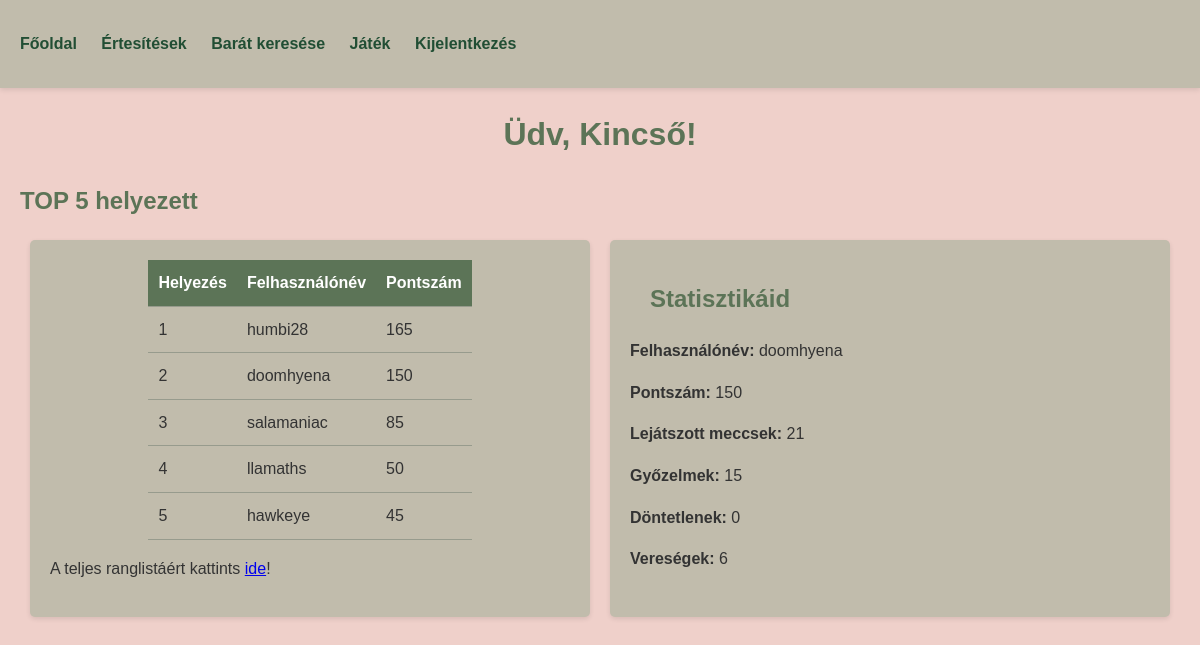
/index.php (signed in), run on the app's committed database.
### tables this page shows
CREATE TABLE `users` (
  `id` int(255) NOT NULL,
  `lastname` varchar(255) NOT NULL,
  `firstname` varchar(255) NOT NULL,
  `username` varchar(255) NOT NULL,
  `password` varchar(255) NOT NULL
);

CREATE TABLE `game` (
  `id` int(11) NOT NULL,
  `username` varchar(255) NOT NULL,
  `score` int(11) DEFAULT 0,
  `games_played` int(11) DEFAULT 0,
  `wins` int(11) DEFAULT 0,
  `draws` int(11) DEFAULT 0,
  `losses` int(11) DEFAULT 0
);

### index.php (the view, shortened to what this page needs)
<?php
    require "cfg.php";
    $userid = $_COOKIE['id'];
    $user_query = "SELECT username FROM users WHERE id = '$userid'";
    $user_result = $conn->query($user_query);
    if ($user_result->num_rows > 0) {
        $user_row = $user_result->fetch_assoc();
        $username = $user_row['username'];
    } else {
        die("Hiba: Felhasználó nem található.");
    }
    $stats_query = "SELECT score, games_played AS total_games, wins, draws, losses FROM game WHERE username = '$username'";
    $stats_result = $conn->query($stats_query);
    if ($stats_result->num_rows > 0) {
        $stats = $stats_result->fetch_assoc();
        $score = $stats['score'];
        $total_games = $stats['total_games'];
        $wins = $stats['wins'];
        $draws = $stats['draws'];
        $losses = $stats['losses'];
    } else {
        $score = 0;
        $total_games = 0;
        $wins = 0;
        $draws = 0;
        $losses = 0;
    }
?>
<!DOCTYPE html>
<html>
    <head>
        <link rel='stylesheet' href='assets/css/styles.css'>
    </head>
    <body>
        <nav>
            <ul>
                <li><a href="index.php">Főoldal</a></li>
                <li><a href="notify.php">Értesítések</a></li>
                <li><a href="search.php">Barát keresése</a></li>
                <li><a href="game.php">Játék</a></li>
                <li><a href="logout.php">Kijelentkezés</a></li>
            </ul>
        </nav>
        <?php
            $user_query = "SELECT * FROM users WHERE id = '$userid'";
            $user_result = $conn->query($user_query);
            $user = $user_result->fetch_assoc();
            echo "<h1>Üdv, $user[firstname]!</h1>";
        ?>
        <h2>TOP 5 helyezett</h2>
        <div class="stats-container">
            <div class="ranking">
                <table>
                    <tr>
                        <th>Helyezés</th>
                        <th>Felhasználónév</th>
                        <th>Pontszám</th>
                    </tr>
                    <?php
                    $ranking_query = "SELECT username, score FROM game ORDER BY score DESC LIMIT 5";
                    $ranking_result = $conn->query($ranking_query);
                    if ($ranking_result->num_rows > 0) {
                        $rank = 1;
                        while ($row = $ranking_result->fetch_assoc()) {
                            echo "<tr>
                                    <td>{$rank}</td>
                                    <td>{$row['username']}</td>
                                    <td>{$row['score']}</td>
                                </tr>";
                            $rank++;
                        }
                    } else {
                        echo "<tr><td colspan='3'>Nincs elérhető adat.</td></tr>";
                    }
                    ?>
                </table>
                <p>A teljes ranglistáért kattints <a href="rankinglist.php">ide</a>!</p>
            </div>
            <div class="stats">
                <h2>Statisztikáid</h2>
                <p><strong>Felhasználónév:</strong> <?php echo htmlspecialchars($username); ?></p>
                <p><strong>Pontszám:</strong> <?php echo $score; ?></p>
                <p><strong>Lejátszott meccsek:</strong> <?php echo $total_games; ?></p>
                <p><strong>Győzelmek:</strong> <?php echo $wins; ?></p>
                <p><strong>Döntetlenek:</strong> <?php echo $draws; ?></p>
                <p><strong>Vereségek:</strong> <?php echo $losses; ?></p>
            </div>
        </div>
    </body>
</html>

### assets/css/styles.css (style rules this page uses)
body { overflow-y: auto; font-family: 'Arial', sans-serif; background-color: #EFD0CA; color: #333; margin: 0; padding: 0; line-height: 1.6; }
nav { background-color: #C1BCAC; padding: 15px 20px; box-shadow: 0 2px 5px rgba(0, 0, 0, 0.1); }
nav ul { list-style-type: none; padding: 0; }
nav ul li { display: inline; margin-right: 20px; }
nav ul li a { text-decoration: none; color: #214E34; font-weight: bold; transition: color 0.3s; }
.stats-container { display: flex; justify-content: space-between; margin: 20px; }
.stats, .ranking { background-color: #C1BCAC; padding: 20px; border-radius: 5px; box-shadow: 0 2px 5px rgba(0, 0, 0, 0.1); flex: 1; margin: 0 10px; }
h1 { color: #5C7457; text-align: center; }
h2 { color: #5C7457; position: relative; left: 20px; }
table { width: 50%; border-collapse: collapse; margin: auto; }
th, td { padding: 10px; text-align: left; border-bottom: 1px solid #979B8D; }
th { background-color: #5C7457; color: white; }

### data on the page
users: firstname "Kincső", username "doomhyena"
game: username "humbi28", score "165"
game: username "doomhyena", score "150", games_played "21", wins "15", draws "0", losses "6"
game: username "salamaniac", score "85"
game: username "llamaths", score "50"
game: username "hawkeye", score "45"
